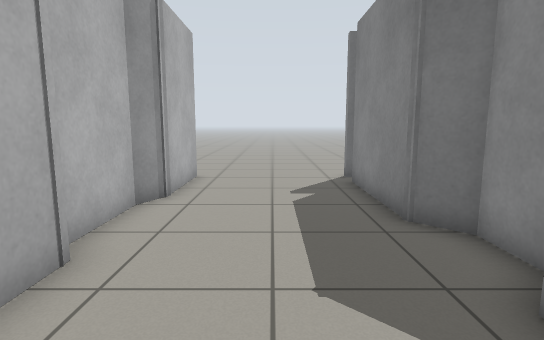
view 1 (above)

13 first-person views from a walk through a world built for the Gazebo simulator. The camera is 0.94 m above the floor, tilts 8° down and sees 80° across. The floor is counted in squares, 0.5 m on a side. Each view is taken from the middle of a square. On the plan, view 1 faces up. The plan holds only what a view shows up to about 17 squares ahead; the rest is blank.

view 2
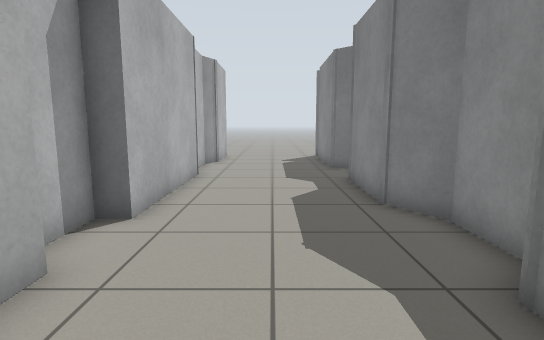

view 3
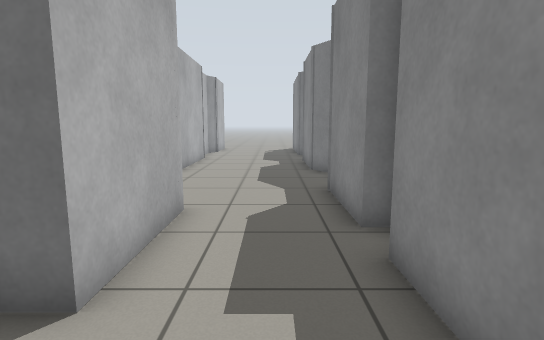

view 4
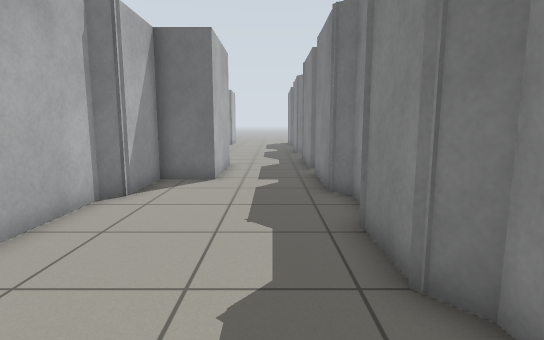

view 5
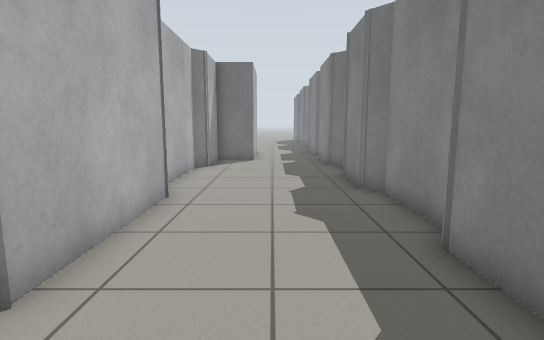

view 6
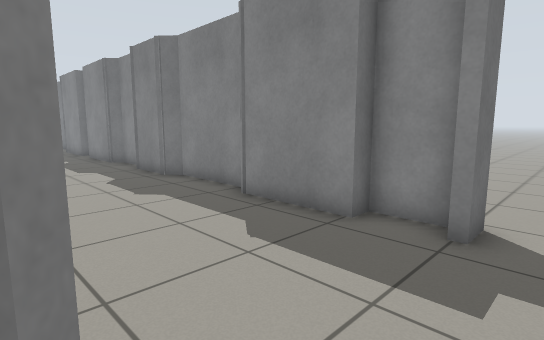

view 7
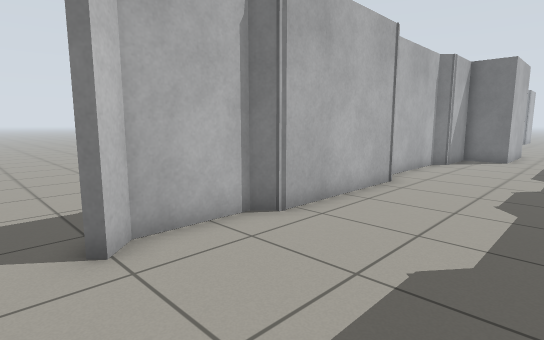

view 8
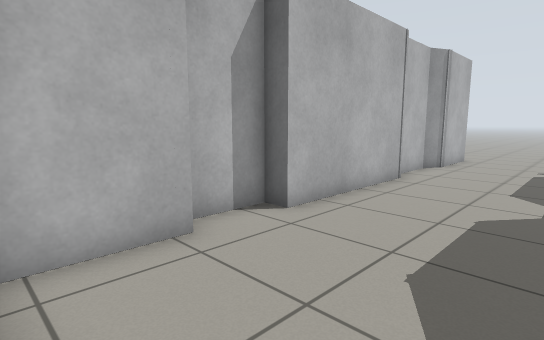

view 9
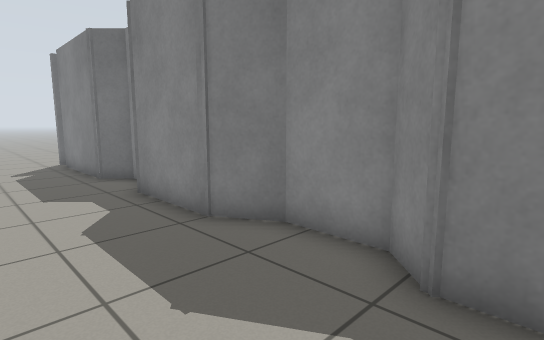

view 10
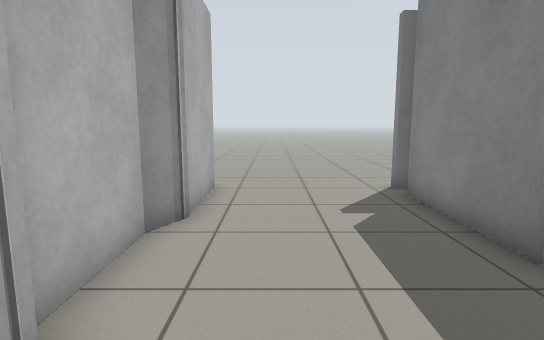

view 11
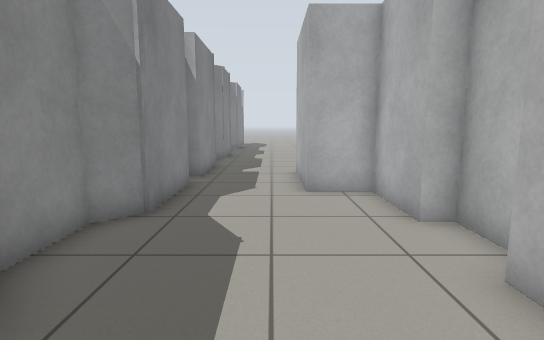

view 12
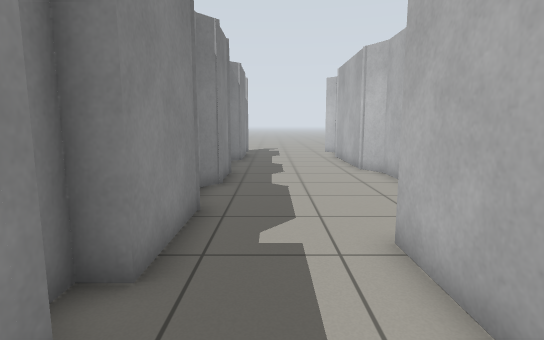

view 13
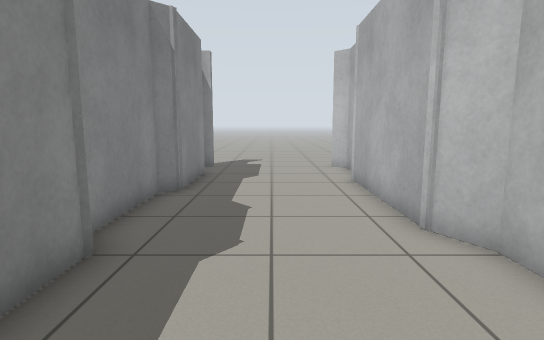

### Floor plan
Key: @ floor where view 1 was taken; # wall or solid block; . floor.
Columns run from 5 left of view 1 to 4 right of it. Each row starts with its distance up from view 1.
 13   .......
 12   .......
 11   #.....#
 10   #.....#
  9   #.....#
  8   #.....#
  7   #.....#
  6   #.....#
  5   #.....##
  4   #.....##
  3   #.....#
  2   #.....#
  1   #.....#
  0   #..@..#
 -1  ##.....#
 -2  #......##
 -3  #.......#
 -4  ##.....##
 -5   #.....#
 -6   #.....#
 -7   ###...#
 -8     #...#
 -9     #...#
-10     #...#
-11   ###...#
-12   #.....#
-13   #.....#
-14  ##.....#
-15  #......#
-16  #......#
-17  #......#
-18  #......#
-19  ##.....#
-20   #.....#
-21   #.....#
-22   #.....#
-23   #.....#
-24   #.....#
-25   #.....#
-26   #.....#
-27   #.....#
-28 ..#.....#
-29 ..........
-30 ..........

Where each view was taken, in squares from view 1:
view 1: 0 up, 0 right, facing up
view 2: 8 down, 0 right, facing up
view 3: 14 down, 1 right, facing up
view 4: 22 down, 1 right, facing up
view 5: 28 down, 0 right, facing up
view 6: 30 down, 3 left, facing up-right
view 7: 30 down, 2 right, facing up-left
view 8: 7 down, 2 right, facing up-left
view 9: 6 down, 1 left, facing up-right
view 10: 2 up, 1 left, facing up
view 11: 2 up, 0 right, facing down
view 12: 6 down, 1 right, facing down
view 13: 14 down, 0 right, facing down
